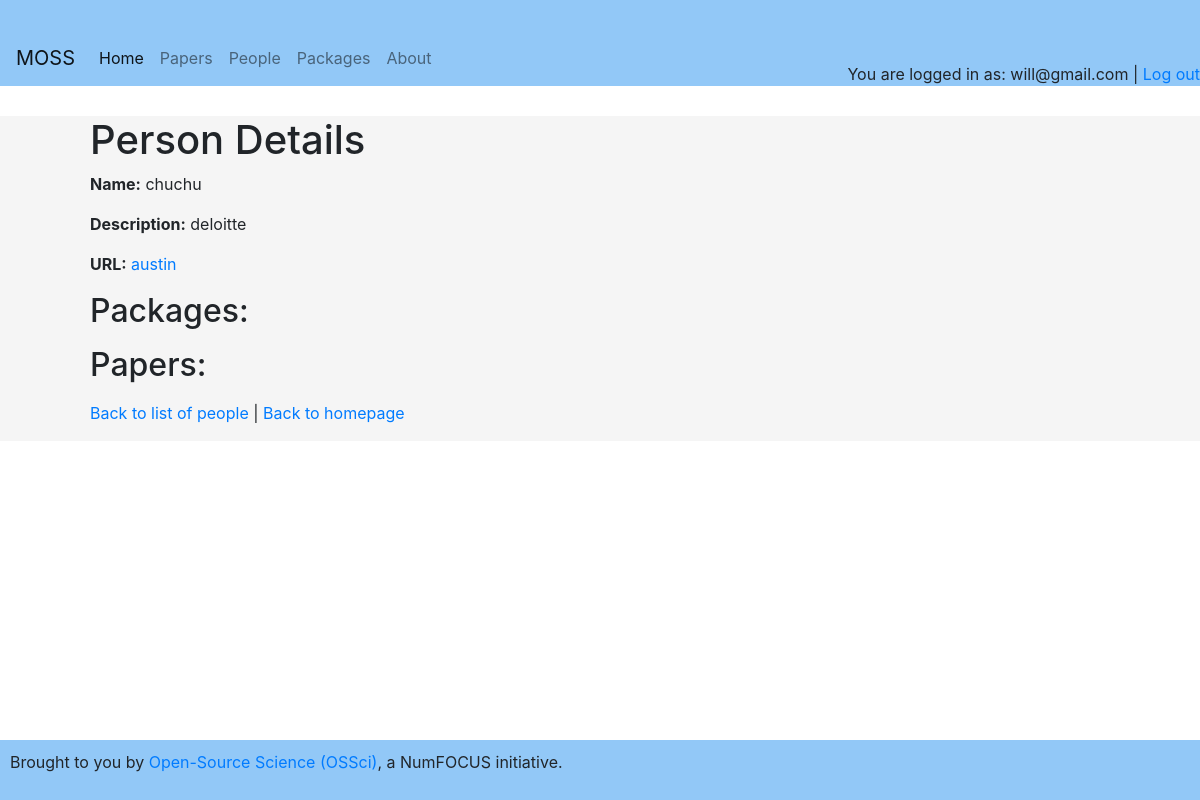
Page /persons/1 (signed in) on the committed database.
### app.py (models this page shows)
class User(UserMixin, db.Model):
    id = db.Column(db.Integer, primary_key=True)
    email = db.Column(db.String(120), unique=True, nullable=False)
    password = db.Column(db.String(120), nullable=False)
    name = db.Column(db.String(120))
    bio = db.Column(db.String(500))
    url = db.Column(db.String(200))

class Person(db.Model):
    __tablename__ = 'persons'
    id = db.Column(db.Integer, primary_key=True)
    name = db.Column(db.String(120), nullable=False)
    description = db.Column(db.String(500))
    url = db.Column(db.String(200))
    packages = relationship("PackagesPerPerson", back_populates="person")
    papers = relationship("PaperPerPerson", back_populates="person")

### app.py (the view)
@app.route('/persons/<int:person_id>')
def person_detail(person_id):
    person = Person.query.get_or_404(person_id)
    return render_template('person_detail.html', person=person)

### app.py (called while the page is built)
@app.context_processor
def inject_current_user():
    return dict(current_user=current_user)

@login_manager.user_loader
def load_user(user_id):
    return db.session.get(User, int(user_id))

### templates/person_detail.html (shortened to what this page needs)
{% extends 'base.html' %}
{% block content %}
<h1>Person Details</h1>
<p><strong>Name:</strong> {{ person.name }}</p>
<p><strong>Description:</strong> {{ person.description }}</p>
<p><strong>URL:</strong> <a href="{{ person.url }}">{{ person.url }}</a></p>
<h2>Packages:</h2>
<h2>Papers:</h2>
<p>
  <a href="{{ url_for('persons') }}">Back to list of people</a> |
  <a href="{{ url_for('index') }}">Back to homepage</a>
</p>
{% endblock %}

### templates/header.html (shortened to what this page needs)
<div class="header">
    <div class="header-left">
      <nav class="navbar navbar-expand-lg navbar-light" style="background-color: #92c8f7;">
        <a class="navbar-brand" href="#">MOSS</a>
        <div class="collapse navbar-collapse" id="navbarNav">
          <ul class="navbar-nav">
            <li class="nav-item active">
              <a class="nav-link" href="{{ url_for('index') }}">Home <span class="sr-only">(current)</span></a>
            </li>
            <li class="nav-item">
              <a class="nav-link" href="{{ url_for('articles') }}">Papers</a>
            </li>
            <li class="nav-item">
              <a class="nav-link" href="{{ url_for('persons') }}">People</a>
            </li>
            <li class="nav-item">
              <a class="nav-link" href="{{ url_for('tools') }}">Packages</a>
            </li>
            <li class="nav-item">
              <a class="nav-link" href="{{ url_for('about') }}">About</a>
            </li>
          </ul>
        </div>
      </nav>
    </div>
    {% if current_user.is_authenticated %}
    <div class="header-right">
      You are logged in as: {{ current_user.email }} | <a href="{{ url_for('logout') }}">Log out</a>
    </div>
  {% else %}
    <div class="header-right">
      <a href="{{ url_for('register') }}">Register</a> |
      <a href="{{ url_for('login') }}">Login</a>
    </div>
  {% endif %}
</div>

### static/style.css (style rules this page uses)
body { font-family: Arial, sans-serif; background-color: #f5f5f5; margin: 0; padding: 0; min-height: 100%; display: flex; flex-direction: column; }
.header { background-color: #92c8f7; padding-top: 30px; display: flex; justify-content: space-between; }
.header-left { position: relative; background-color: #92c8f7; }
.header-right { align-self: flex-end; }
html, body { height: 100%; }

### rows in the picture
User: email "will@gmail.com"
Person: name "chuchu", description "deloitte", url "austin"
